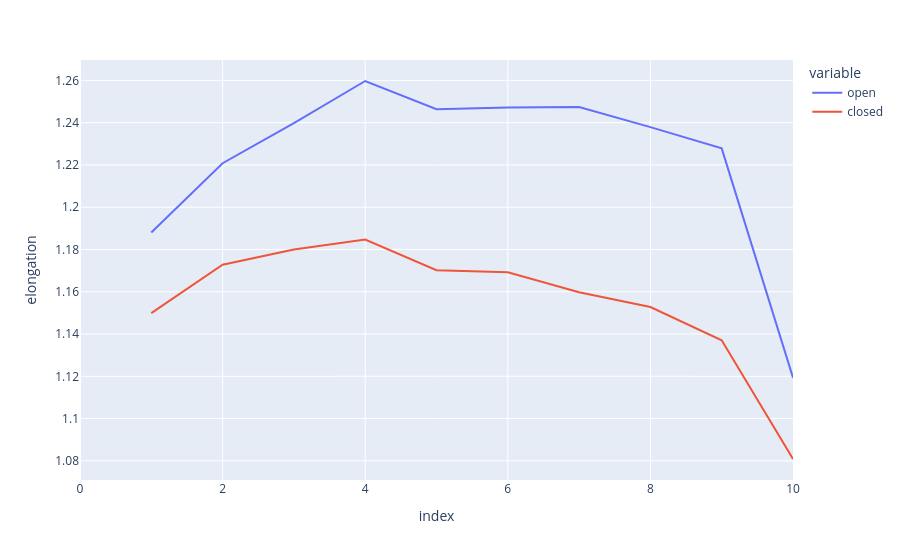

Notebook code for this chart:
### Code cell
px.line(elongations, y=["open", "closed"], labels={"value": "elongation"})

### Figure 1 — Plotly figure (JSON) as saved in the notebook; plotly's stock layout.template omitted (floating-point values rounded to 4 significant figures)
{"data": [{"hovertemplate": "variable=open<br>index=%{x}<br>elongation=%{y}<extra></extra>", "legendgroup": "open", "line": {"color": "#636efa", "dash": "solid"}, "marker": {"symbol": "circle"}, "mode": "lines", "name": "open", "orientation": "v", "showlegend": true, "type": "scatter", "x": [0, 1, 2, 3, 4, 5, 6, 7, 8, 9, 10], "xaxis": "x", "y": [null, 1.188, 1.221, 1.24, 1.26, 1.246, 1.247, 1.247, 1.238, 1.228, 1.119], "yaxis": "y"}, {"hovertemplate": "variable=closed<br>index=%{x}<br>elongation=%{y}<extra></extra>", "legendgroup": "closed", "line": {"color": "#EF553B", "dash": "solid"}, "marker": {"symbol": "circle"}, "mode": "lines", "name": "closed", "orientation": "v", "showlegend": true, "type": "scatter", "x": [0, 1, 2, 3, 4, 5, 6, 7, 8, 9, 10], "xaxis": "x", "y": [null, 1.15, 1.173, 1.18, 1.185, 1.17, 1.169, 1.16, 1.153, 1.137, 1.081], "yaxis": "y"}], "layout": {"autosize": true, "legend": {"title": {"text": "variable"}, "tracegroupgap": 0}, "margin": {"t": 60}, "xaxis": {"anchor": "y", "autorange": true, "domain": [0, 1], "range": [0, 10], "title": {"text": "index"}, "type": "linear"}, "yaxis": {"anchor": "x", "autorange": true, "domain": [0, 1], "range": [1.071, 1.27], "title": {"text": "elongation"}, "type": "linear"}}}
